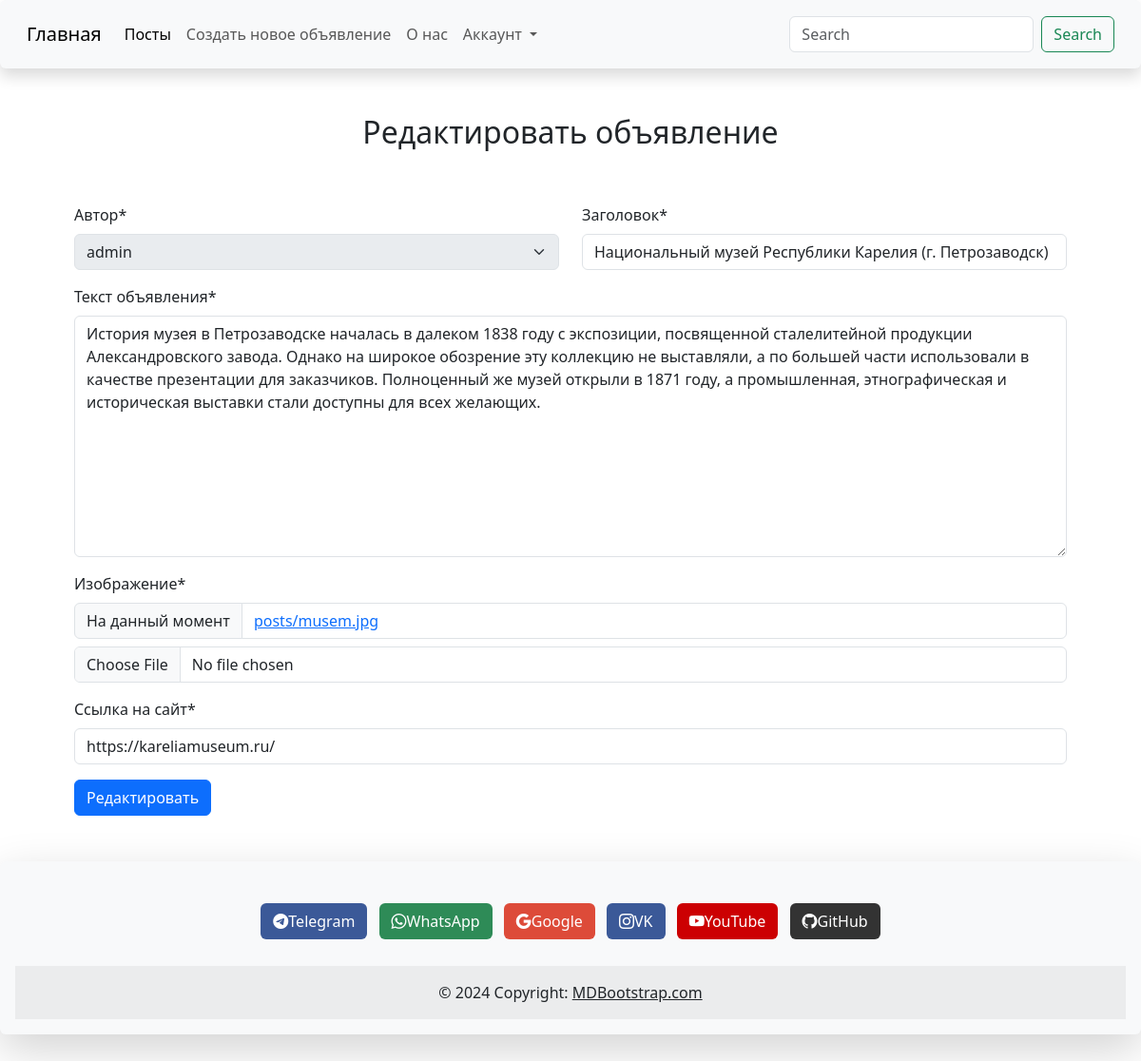
The app's page /board/posts/1/edit/ (signed in) with its own data.
### board/models.py (models this page shows, shortened)
class Post(models.Model):
    author = models.ForeignKey(User, on_delete=models.CASCADE, verbose_name='Автор')
    title = models.CharField(max_length=200, verbose_name='Заголовок')
    text = models.TextField(max_length=500, verbose_name='Текст объявления')
    created_at = models.DateTimeField(default=timezone.now, verbose_name='Опубликовано',
                                      editable=False)  # Параметр 'editable' отключает возможность для редактирования
    url_adders = models.CharField(max_length=150, verbose_name='Ссылка на сайт')
    image = models.ImageField(upload_to='posts/', null=True, verbose_name='Изображение')
    slug = models.SlugField(max_length=200, unique=True, editable=False, null=True)
    class Meta:  # Настроечный класс
        verbose_name = 'Объявление'
        verbose_name_plural = 'Объявления'
    def __str__(self):
        return self.title

### board/views.py (the view)
# urls.py: path('posts/<int:pk>/edit/', post_edit, name='post_edit'),
@login_required
def post_edit(request, pk):
    post = get_object_or_404(Post, pk=pk)  # получить объект по ключу
    print(post, type(post))
    if request.method == 'POST':
        form = PostForm(data=request.POST, instance=post, author=request.user)
        if form.is_valid():
            form.save()
            return post_list(request)
    else:
        form = PostForm(instance=post, author=request.user)
    context = {
            'form': form,
            'title': 'Редактировать объявление'
        }
    return render(request, template_name='board/post_edit.html', context=context)

### board/forms.py
class PostForm(forms.ModelForm):
    def __init__(self, *args, **kwargs):
        author = kwargs.pop('author', None)
        super(PostForm, self).__init__(*args, **kwargs)
        if author:
            self.fields['author'].initial = author
            self.fields['author'].disabled = True
        self.fields['author'].widget.attrs['placeholder'] = 'Укажите автора'
        self.fields['title'].widget.attrs['placeholder'] = 'Укажите заголовок'
        self.fields['text'].widget.attrs['placeholder'] = 'Текст объявления'
        self.fields['image'].widget.attrs['placeholder'] = 'Фотография'
        self.fields['url_adders'].widget.attrs['placeholder'] = 'Укажите email'
    class Meta:
        model = Post
        fields = ['author', 'title', 'text', 'image', 'url_adders']  # так правильнее всего

### board/templates/board/post_edit.html (shortened to what this page needs)
{% extends 'board/base.html' %}
{% load crispy_forms_tags %}
{% block content %}
<h2 style="text-align: center;">Редактировать объявление</h2>
<form action="" method="post" enctype="multipart/form-data">
    <div class="container p-5">
      <form action="" method="post" enctype="multipart/form-data">
          <div class="row">
            <div class="col-lg-6 col-md-12">
               {{form.author|as_crispy_field}}
            </div>
            <div class="col-lg-6 col-md-12">
              {{form.title|as_crispy_field}}
            </div>
          </div>
          <div class="row">
              {{form.text|as_crispy_field}}
          </div>
          <div class="row">
              {{form.image|as_crispy_field}}
          </div>
             <div class="row">
              {{form.url_adders|as_crispy_field}}
          </div>
          <button type="submit" class="btn btn-primary">Редактировать</button>
          </form>
      </div>
</form>
    {% endblock content %}

### records on screen
Post: author "admin", title "Национальный музей Республики Карелия (г. Петрозаводск)", text "История музея в Петрозаводске началась в далеком 1838 году с экспозиции, посвященной сталелитейной продукции Александровского завода. Однако на широкое обозрение эту коллекцию не выставляли, а по большей части использовали в качестве презентации для заказчиков. Полноценный же музей открыли в 1871 году, а промышленная, этнографическая и историческая выставки стали доступны для всех желающих.", url_adders "https://kareliamuseum.ru/"
